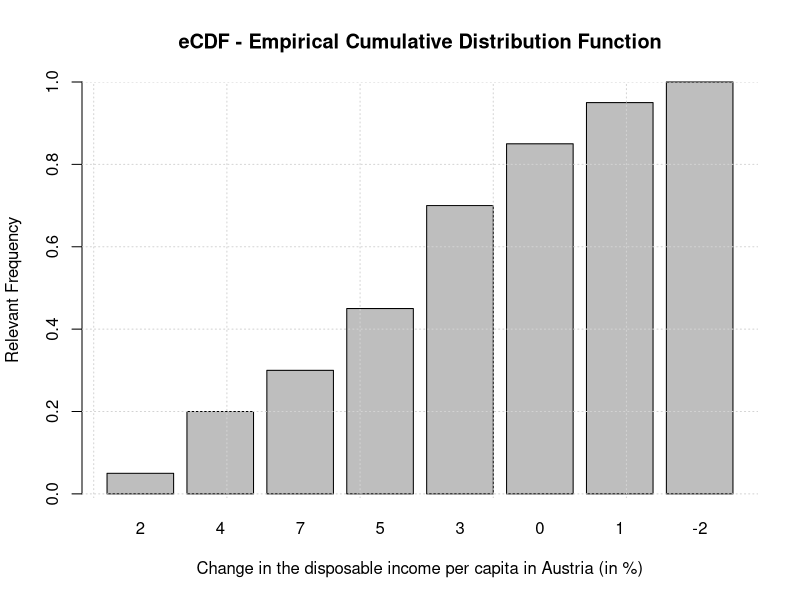
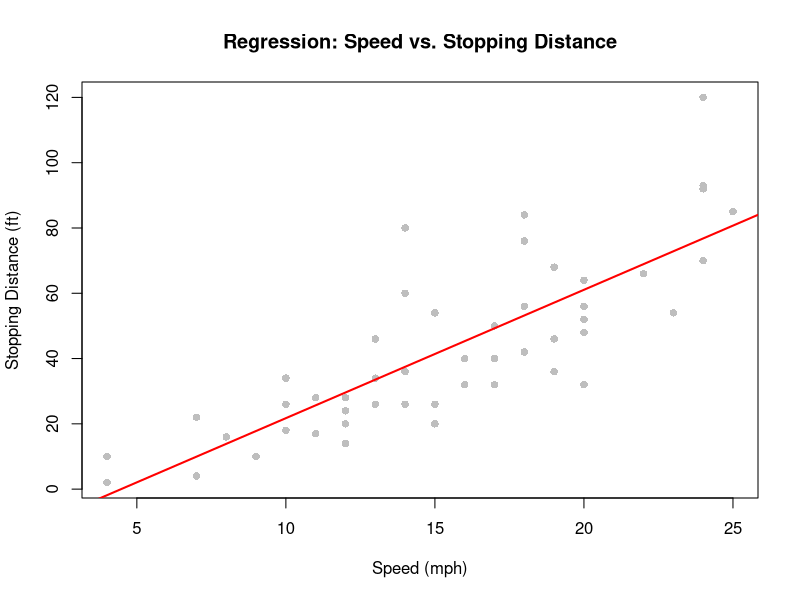
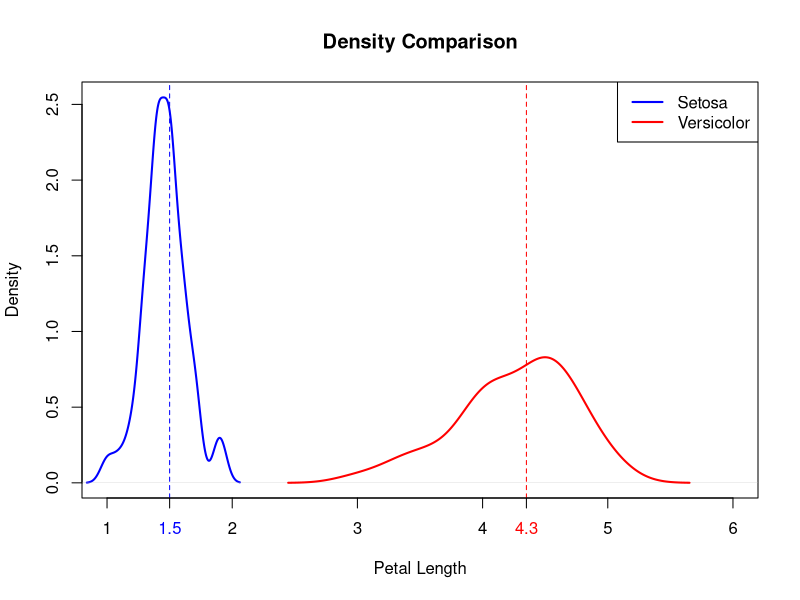
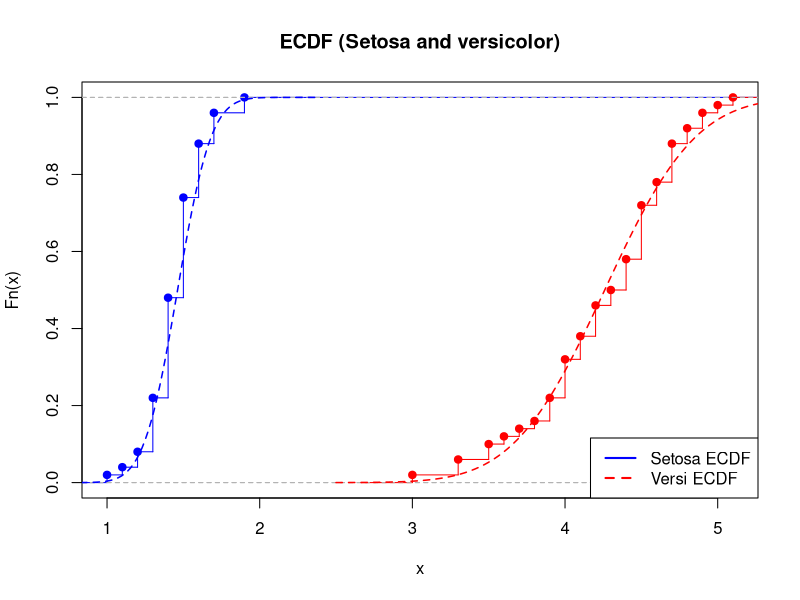
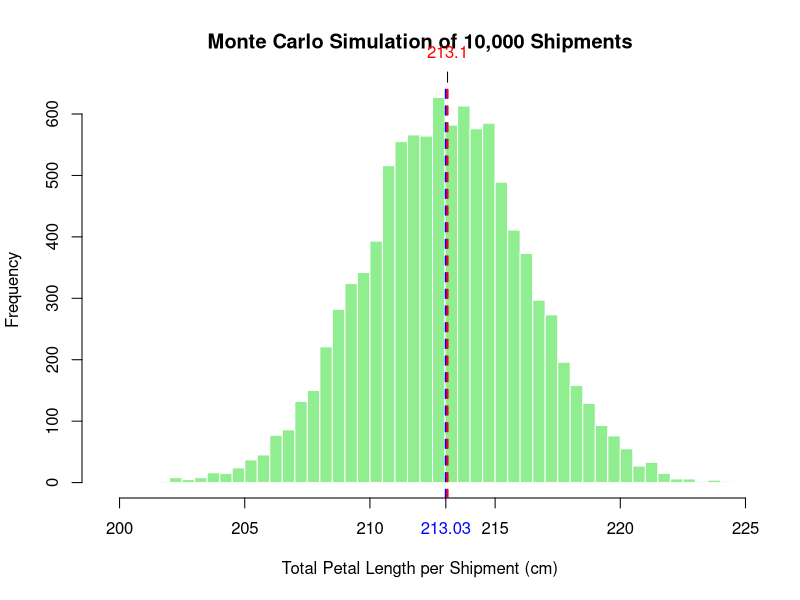
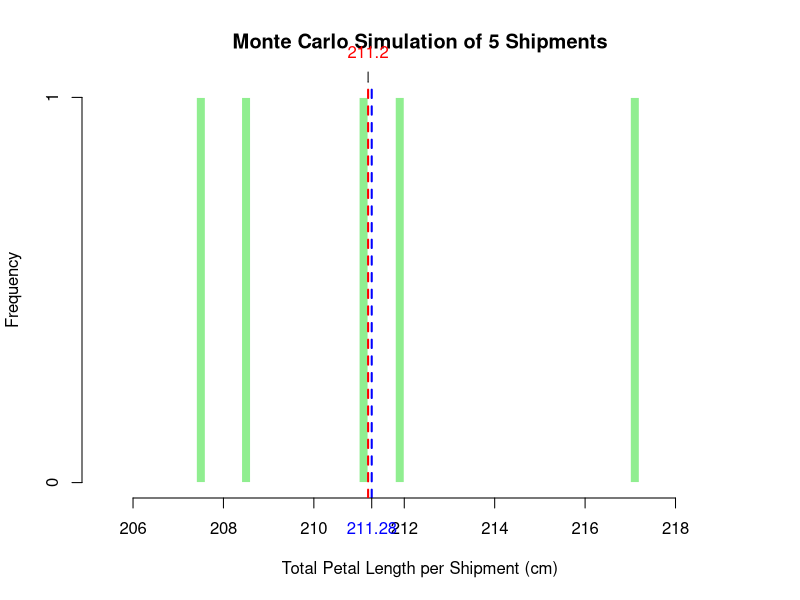
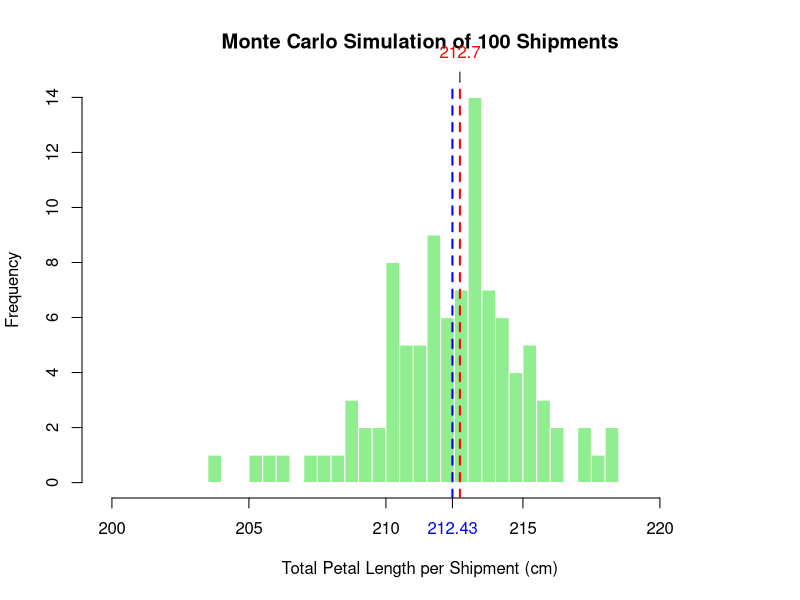
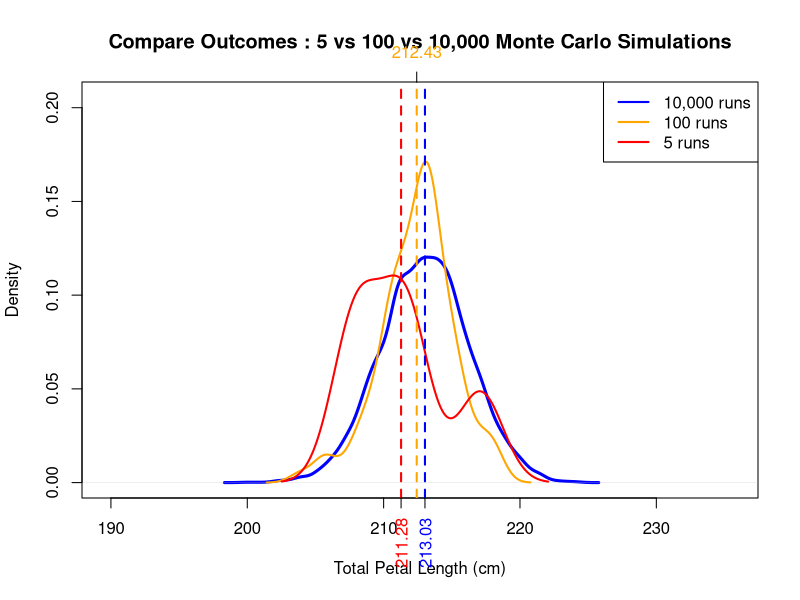

These charts were generated, in order, by the following R code:
## ---- chunk 1
knitr::opts_chunk$set(echo = TRUE)
## ---- chunk 2
A <- matrix(c(1,2,0,2,3,1),3,2)
A
B <- matrix(c(1,-3,2,1,0,2),2,3)
B
## ---- chunk 3
C <- B %*% A
C
## ---- chunk 4
change <- c(2,2,4,4,7,5,5,3,0,1,3,4,0,1,0,3,2,3,3,-2)
cat("The the changes over years are (2001-2020):\n", change)

n <- length(change)
cat("The sample size n is:", n, "\n")
k <- length(unique(change)) #calculate number of attributes k
cat("number of attributes k is:", k, "\n")

abs_freq <- table(change)
# The the absolute frequencies are:
abs_freq

rel_freq <- prop.table(abs_freq)
# The the relative frequencies are:
rel_freq

ecdf_table <- cumsum(rel_freq)
# construct the Empirical CDF ˆF(x) 
# (which is ecdf - Empirical Cumulative Distribution Function) in table form: 
ecdf_table


## ---- chunk 5
change <- c(2,2,4,4,7,5,5,3,0,1,3,4,0,1,0,3,2,3,3,-2) #data
#x_vals <- sort(unique(change))
xaxis <- unique(change) #attributes of the changes (-2 to +7)
abs_freq <- table(change) #absolute frequencies
rel_freq <- prop.table(abs_freq) #relative frequencies
ecdf <- cumsum(rel_freq) # ecdf - Empirical Cumulative Distribution Function

barplot(ecdf,main="eCDF - Empirical Cumulative Distribution Function",
        xlab="Change in the disposable income per capita in Austria (in %)",
        ylab="Relevant Frequency",names.arg=xaxis)
grid()
## ---- chunk 6
# 1. Load the data
data(cars)

# 2. Fit the Linear Model (lm)
# Formula: distance is a function of speed (dist ~ speed)
# The tilde ~ means "is modeled by"
model <- lm(dist ~ speed, data = cars)

# 3. Display the statistical results
summary(model)

# 4. Visualize the results
plot(cars$speed, cars$dist, 
     main = "Regression: Speed vs. Stopping Distance",
     xlab = "Speed (mph)", 
     ylab = "Stopping Distance (ft)",
     pch = 16, col = "gray")

# Add the regression line
# 'abline(model)' automatically draws the "Line of Best Fit" 
# onto the plot based on the regression results.
abline(model, col = "red", lwd = 2) 

## ---- chunk 7
# 1. Descriptive Statistics Comparison
summary(iris)

# We first split the data into two groups and calculate their summary statistics.
# Subset the data
setosa <- iris$Petal.Length[iris$Species == "setosa"]
versicolor <- iris$Petal.Length[iris$Species == "versicolor"]
#virginica <- iris$Petal.Length[iris$Species == "virginica"]

# Create a comparison table
stats_comp <- data.frame(
  Metric = c("Mean", "Median", "Std Dev", "Min", "Max"),
  Setosa = c(mean(setosa), median(setosa), sd(setosa), min(setosa), max(setosa)),
  Versicolor = c(mean(versicolor), median(versicolor), sd(versicolor), min(versicolor), max(versicolor))
#  ,virginica = c(mean(virginica), median(virginica), sd(virginica), min(virginica), max(virginica))
)

print(stats_comp)

# 2. Visualizing PDF (Density Plots)

# Plot the first density
plot(density(setosa), col = "blue", lwd = 2, 
     main = "Density Comparison", 
     xlab = "Petal Length", xlim = c(1, 6))

# Add the second density
lines(density(versicolor), col = "red", lwd = 2)

# Add vertical lines at the median positions
med_setosa <- median(setosa)
med_versicolor <- median(versicolor)

abline(v = c(med_setosa,med_versicolor), 
       col = c("blue","red"), lty = 2)

# Mark the corresponding value on the x-axis of the vertical lines
axis(side = 1, at = med_setosa, 
     labels = round(med_setosa, 1), col.axis = "blue", las = 1)
axis(side = 1, at = med_versicolor, 
     labels = round(med_versicolor, 1), col.axis = "red", las = 1)

legend("topright", legend = c("Setosa", "Versicolor"), 
       col = c("blue", "red"), 
       lwd = 2)
## ---- chunk 8

# Comparing ECDF (Empirical Cumulative Distribution Functions)

# Prepare for Setosa
mu_s <- mean(setosa)
sd_s <- sd(setosa)
# Create a sequence of values for the smooth line
x_seq_s <- seq(min(setosa) - 0.5, max(setosa) + 0.5, length.out = 100)
# Calculate the theoretical normal CDF
prob_s <- pnorm(x_seq_s, mean = mu_s, sd = sd_s)

# Prepare for Versicolor
mu_v <- mean(versicolor)
sd_v <- sd(versicolor)
x_seq_v <- seq(min(versicolor) - 0.5, max(versicolor) + 0.5, length.out = 100)
prob_v <- pnorm(x_seq_v, mean = mu_v, sd = sd_v)

# Plotting
plot(ecdf(setosa),
     col = "blue", verticals = TRUE, do.points = TRUE, 
     xlim = range(setosa, versicolor),
     main = "ECDF (Setosa and versicolor)")


# Add Versicolor
plot(ecdf(versicolor), 
     col = "red", verticals = TRUE, do.points = TRUE,
     add = TRUE)

# Add the 'Symmetry/Normal' Approximation line for Setosa
lines(x_seq_s, prob_s, col = "blue", lty = 2, lwd = 1.5)
# Add the 'Symmetry/Normal' Approximation line for Versicolor
lines(x_seq_v, prob_v, col = "red", lty = 2, lwd = 1.5)

legend("bottomright", legend = c("Setosa ECDF", "Versi ECDF"),
       col = c("blue",  "red"), lty = c(1, 2), lwd = 2)

## ---- chunk 9

# 1. Prepare Empirical Data
versicolor_lengths <- iris$Petal.Length[iris$Species == "versicolor"]

# 2. Set Simulation Parameters
n_flowers <- 50          # Number of flowers per shipment
n_simulations <- 10000   # Number of virtual shipments to run
set.seed(123)            # Ensures results are reproducible

# 3. Run the Simulation
# We use replicate() to repeat the sampling process 10,000 times
results <- replicate(n_simulations, {
  # Randomly pick 50 flowers from our empirical data (with replacement)
  shipment <- sample(versicolor_lengths, size = n_flowers, replace = TRUE)
  sum(shipment) # Calculate total length for this virtual shipment
})

# 4. Analyze Results
mean_total <- mean(results)
median <- median(results)

# 5. Visualization
hist(results, 
     breaks = 50, 
     col = "lightgreen", border = "white",
     main = "Monte Carlo Simulation of 10,000 Shipments",
     xlab = "Total Petal Length per Shipment (cm)")

# Mark the corresponding value on the x-axis of the vertical lines
abline(v = mean_total, col = "blue", lwd = 2, lty = 2)
axis(side = 1, at = mean_total, 
     labels = round(mean_total, 2), col.axis = "blue", las = 1)

abline(v = median, col = "red", lwd = 2, lty = 2)
axis(side = 3, at = median, 
     labels = round(median, 2), col.axis = "red", las = 1)
# mean of the total 10000 times of the simulation is in blue down on the x-axis
# median of the total 10000 times of the simulation is in red color up there
## ---- chunk 10
# 1. simulate “virtual shipments” 1 time

versicolor_lengths <- iris$Petal.Length[iris$Species == "versicolor"]
                         # Prepare Empirical Data
n_flowers <- 50          # Number of flowers per shipment
n_simulations_1 <- 1   # Number of virtual shipments to run
set.seed(123)            # Ensures results are reproducible

# We use replicate() to repeat the sampling process 1 times
results_1 <- replicate(n_simulations_1, {
  shipment <- sample(versicolor_lengths, size = n_flowers, replace = TRUE)
  # Randomly pick 50 flowers from our empirical data (with replacement)
  sum(shipment) # Calculate total length for this virtual shipment
})

# The expected total weight of a shipment of 50 Iris flowers
# simulated after 1 time of Monte Carlo simulation is
results_1

# 2. simulate “virtual shipments” 5 time
n_simulations_5 <- 5   # Number of virtual shipments to run
results_5 <- replicate(n_simulations_5, {
  shipment <- sample(versicolor_lengths, size = n_flowers, replace = TRUE)
  # Randomly pick 50 flowers from our empirical data (with replacement)
  sum(shipment) # Calculate total length for this virtual shipment
})

# The expected total weight of a shipment of 50 Iris flowers
# simulated after 5 time of Monte Carlo simulation is
results_5

# Analyze Results
mean_total <- mean(results_5)
median <- median(results_5)

# Visualization
r <- range(results_5) # design the length of x-axis
my_xlim <- c(r[1] * 0.99, r[2] * 1.01) # add 1% more to the range


hist(results_5, 
     breaks = 50, 
     xlim = my_xlim,
     col = "lightgreen", border = "white",
     main = "Monte Carlo Simulation of 5 Shipments",
     xlab = "Total Petal Length per Shipment (cm)")

# Mark the corresponding value on the x-axis of the vertical lines
abline(v = mean_total, col = "blue", lwd = 2, lty = 2)
axis(side = 1, at = mean_total, 
     labels = round(mean_total, 2), col.axis = "blue", las = 1)

abline(v = median, col = "red", lwd = 2, lty = 2)
axis(side = 3, at = median, 
     labels = round(median, 2), col.axis = "red", las = 1)


# 3. simulate “virtual shipments” 100 time
n_simulations_100 <- 100   # Number of virtual shipments to run
results_100 <- replicate(n_simulations_100, {
  shipment <- sample(versicolor_lengths, size = n_flowers, replace = TRUE)
  # Randomly pick 50 flowers from our empirical data (with replacement)
  sum(shipment) # Calculate total length for this virtual shipment
})

# The expected total weight of a shipment of 50 Iris flowers
# simulated after 100 time of Monte Carlo simulation is
results_100

# Analyze Results
mean_total <- mean(results_100)
median <- median(results_100)

# Visualization
r <- range(results_100) # design the length of x-axis
my_xlim <- c(r[1] * 0.98, r[2] * 1.02) # add 2% more to the range

hist(results_100, 
     breaks = 50, 
     xlim = my_xlim,
     col = "lightgreen", border = "white",
     main = "Monte Carlo Simulation of 100 Shipments",
     xlab = "Total Petal Length per Shipment (cm)")

# Mark the corresponding value on the x-axis of the vertical lines
abline(v = mean_total, col = "blue", lwd = 2, lty = 2)
axis(side = 1, at = mean_total, 
     labels = round(mean_total, 2), col.axis = "blue", las = 1)

abline(v = median, col = "red", lwd = 2, lty = 2)
axis(side = 3, at = median, 
     labels = round(median, 2), col.axis = "red", las = 1)

# 4. Overlay the density of the different simulations (1,5,100, 10000 times)

# density doesn't work well for 1 point, so we focus on 5+
# We've had: 'results_5', 'results_100' 
# and 'results' (10,000 from the previous chapter)

# Calculate density objects
d5    <- density(results_5)
d100  <- density(results_100)
d10k  <- density(results)

# Create the canvas using the 10k results (it has the most reliable range)
plot(d10k, col = "blue", lwd = 3, 
     main = "Compare Outcomes : 5 vs 100 vs 10,000 Monte Carlo Simulations",
     xlab = "Total Petal Length (cm)", 
     xlim = range(results) * c(0.95, 1.05), # Add 5% padding
     ylim = c(0, max(d100$y) * 1.2))          # Add 20% more space for the legend

# Overlay the others
lines(d100,  col = "orange", lwd = 2)
lines(d5,    col = "red", lwd = 2) 

# Add a legend to identify the lines
legend("topright", 
       legend = c("10,000 runs", "100 runs", "5 runs"),
       col = c("blue", "orange", "red"), 
       lty = c(1, 1, 1, 3), lwd = 2)

# Mark the corresponding mean value on the x-axis of the vertical lines
abline(v = mean(results), col = "blue", lwd = 2, lty = 2)
axis(side = 1, at = mean(results), labels = round(mean(results), 2),
     col.axis = "blue", las = 2)

abline(v = mean(results_100), col = "orange", lwd = 2, lty = 2)
axis(side = 3, at = mean(results_100), labels = round(mean(results_100), 2), 
     col.axis = "orange", las = 1)

abline(v = mean(results_5), col = "red", lwd = 2, lty = 2)
axis(side = 1, at = mean(results_5), labels = round(mean(results_5), 2),
     col.axis = "red", las = 2)

## ---- chunk 11
# Custom Function for Value at Risk (VaR)

# Parameters:
#   investment: The total dollar amount invested
#   mean_ret: The average daily return (historical)
#   sd_ret: The standard deviation of daily returns (volatility)
#   conf_level: The confidence level (default is 0.95)

calculate_var <- function(investment, mean_ret, sd_ret, conf_level = 0.95) {
  
  # Step 1: Find the Z-score for the lower tail of the normal distribution
  # For 95% confidence, we look at the 5th percentile (1 - 0.95)
  # -the value below which 5% of the data falls and above which 95% of the data lies
  z_score <- qnorm(1 - conf_level)
  
  # Step 2: Calculate the percentage return at that threshold
  threshold_return <- mean_ret + (z_score * sd_ret)
  
  # Step 3: Convert that percentage loss into a dollar amount
  # We take the absolute value because VaR is usually expressed as a positive loss
  var_amount <- abs(investment * threshold_return)
  
  return(var_amount)
}

# --- Application Example ---

# Let's say:
# Portfolio = EUR 12,000
# Avg Daily Return = 0.01 (1%)
# Daily Volatility (SD) = 0.02 (2%)

my_risk <- calculate_var(investment = 12000, mean_ret = 0.01, sd_ret = 0.02)

cat("The 1-day 95% Value at Risk (VaR) is: EUR", round(my_risk, 2))
